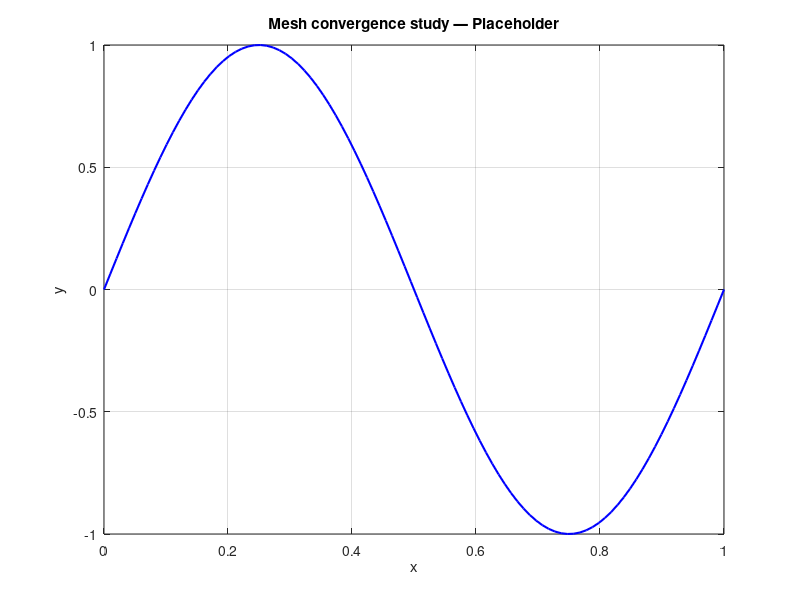

This chart was generated by the following MATLAB code:
% mesh_convergence.m
% Mesh convergence study
% Author: Eesha Tolety | CU Boulder / Amity University
%
% PLACEHOLDER SCRIPT
% ==================
% This file is a placeholder. Replace the example code below
% with your actual analysis scripts for this project.
%
% TODO: Add your code here

clc; clear; close all;

%% --- PARAMETERS (update these) ---
% Add your problem-specific parameters here

%% --- LOAD DATA ---
% TODO: Load your simulation/experimental data
% Example: data = readmatrix('data/results.csv');

%% --- ANALYSIS ---
% TODO: Add your analysis code here

%% --- VISUALIZATION ---
% TODO: Add your plots here
figure('Color','white');
x = linspace(0, 1, 100);
y = sin(2*pi*x);
plot(x, y, 'b-', 'LineWidth', 1.5);
xlabel('x'); ylabel('y');
title('Mesh convergence study — Placeholder');
grid on;

fprintf('Placeholder script for: Mesh convergence study\n');
fprintf('Replace with actual code.\n');
